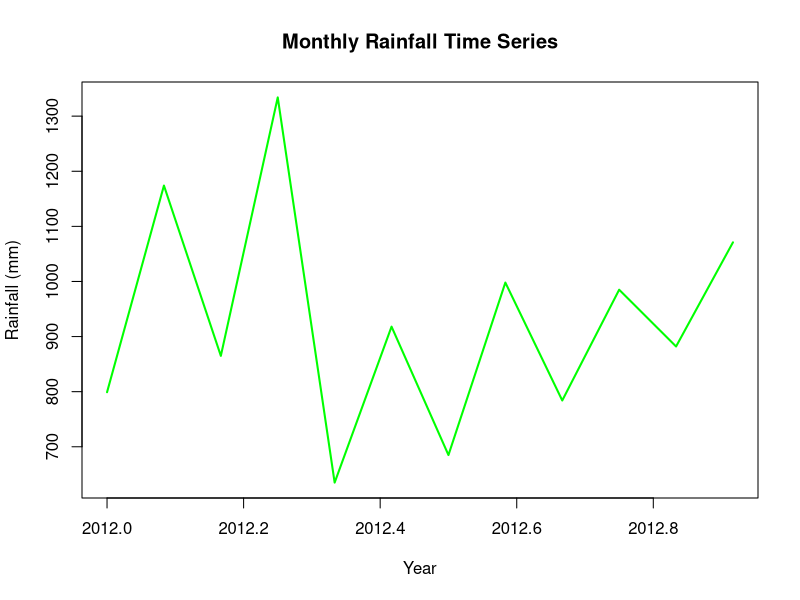

Write the R code that produced this figure.
# Define the rainfall data
rainfall <- c(799, 1174, 865, 1334, 635, 918, 685, 998, 784, 985, 882, 1071)

# Create time series object
rainfall.timeseries <- ts(rainfall, start = c(2012, 1), frequency = 12)

# Print the time series data
print(rainfall.timeseries)

# Save the plot as PNG
png(file = "ansh.png")  # Opens a PNG device

# Plot the time series data
plot(rainfall.timeseries, main = "Monthly Rainfall Time Series", 
     xlab = "Year", ylab = "Rainfall (mm)", col = "green", lwd = 2)

dev.off()  # Closes the PNG device and saves the file
